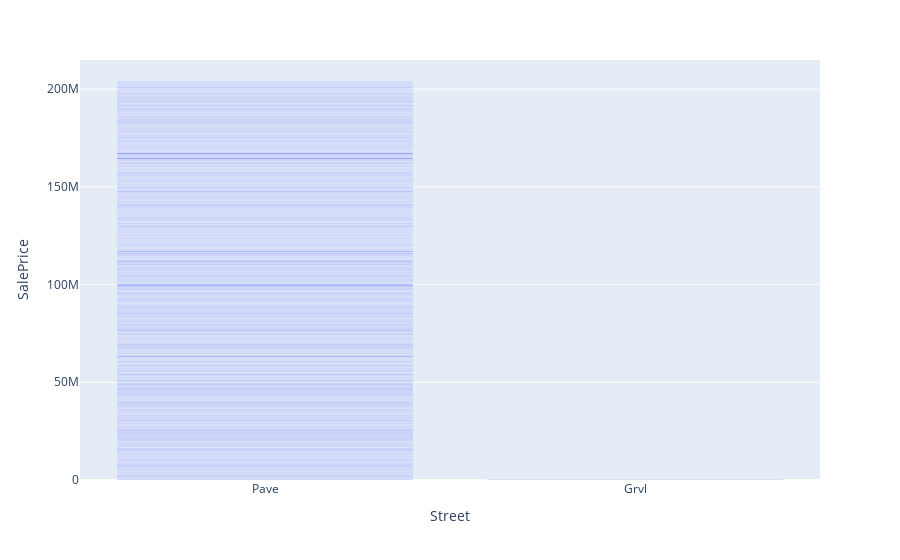

The code cell stored with this chart in its notebook:
### Code cell
px.bar(new_df2,x='Street',y='SalePrice')

### Figure 1 — Plotly figure (JSON) as saved in the notebook; plotly's stock layout.template omitted (floating-point values rounded to 4 significant figures; data arrays with more than 128 entries replaced by an {"elided": "..."} marker saying what was removed)
{"data": [{"alignmentgroup": "True", "hovertemplate": "Street=%{x}<br>SalePrice=%{y}<extra></extra>", "legendgroup": "", "marker": {"color": "#636efa", "pattern": {"shape": ""}}, "name": "", "offsetgroup": "", "orientation": "v", "showlegend": false, "textposition": "auto", "type": "bar", "x": {"elided": "1094 str values"}, "xaxis": "x", "y": {"elided": "1094 int values"}, "yaxis": "y"}], "layout": {"barmode": "relative", "legend": {"tracegroupgap": 0}, "margin": {"t": 60}, "xaxis": {"anchor": "y", "domain": [0, 1], "title": {"text": "Street"}}, "yaxis": {"anchor": "x", "domain": [0, 1], "title": {"text": "SalePrice"}}}}
